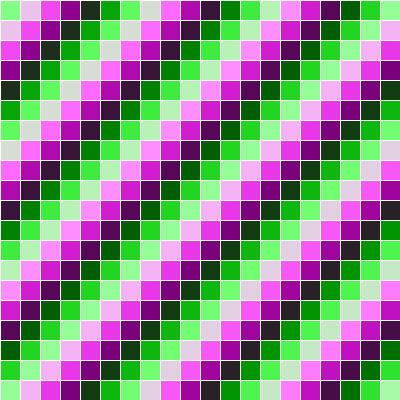
Frame 1 (no input)
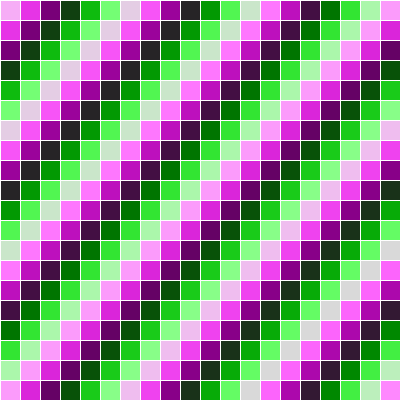
Frame 60 (the mouse pressed at the canvas centre just before this capture)
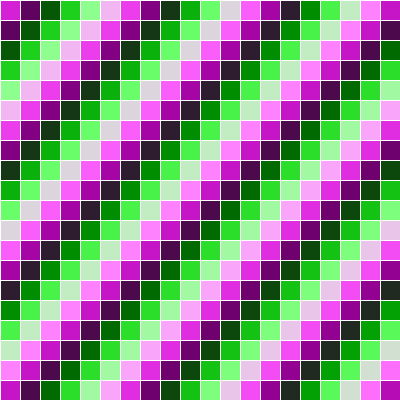
Frame 120 (the mouse held since frame 60 and released just before this capture)

The Processing sketch that drew these frames (run headless with seeded random() and noise(); from frame 60 on, the mouse is pressed at the canvas centre):

// Processing sketch: two_d_array_1
// ── two_d_array_1.pde
Cell[][] grid;

int cols = 20;
int rows = 20;

void setup(){
  size(400,400);
  grid = new Cell[cols][rows];
  for (int i = 0; i < cols; i++){
    for (int j = 0; j < rows; j++){
      grid[i][j] = new Cell(i*20, j*20, 20, 20, i+j);
     }
  }
}



void draw(){
  background(0);
  for (int i = 0; i < cols; i++){
    for (int j=0; j < rows; j++){
      //Oscillate and display object
      grid[i][j].oscillate();
      grid[i][j].display();
    }
  }
}

// ── Cell.pde
class Cell{
  float x;
  float y;
  float w;
  float h;
  
  float angle;
  
  Cell(float tempX, float tempY, float tempW, float tempH, float tempAngle){
    x = tempX;
    y = tempY;
    w = tempW;
    h = tempH;
    angle = tempAngle;
  }
  
  void oscillate(){
    angle += 0.02;
  }
  
  
  void display(){
    stroke(255);
    
    float bright = map(sin(angle), -1, 1, 0, 255);
    float bright2 = map(cos(angle), -1, 1, 0, 255);
    float bright3 = map(sin(angle), -1, 1, 0, 255);
    fill(bright, bright2, bright3);
    rect(x, y, w, h);
  }
}
